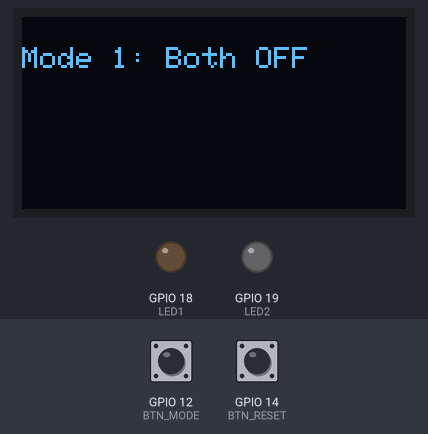
Bench run of a sketch on a simulated ESP32. Parts: 128×64 one-colour display, output pins drawn as LEDs (lit = HIGH). The test bench sets the inputs (shaded band); at power-on: GPIO 12 (BTN_MODE) HIGH, GPIO 14 (BTN_RESET) HIGH.

Above: at 1.2 s.
1.3 s: GPIO 12 (BTN_MODE) pulled LOW for 0.15 s
At 1.47 s:
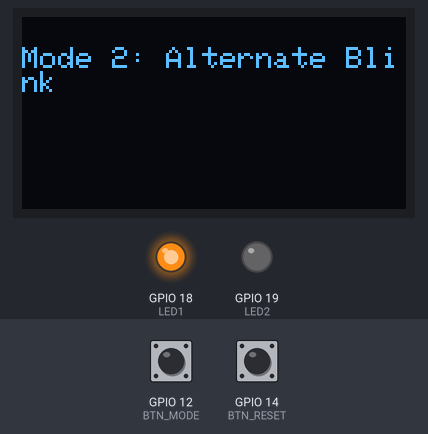
2.0 s: GPIO 12 (BTN_MODE) pulled LOW for 1 s
At 2.72 s:
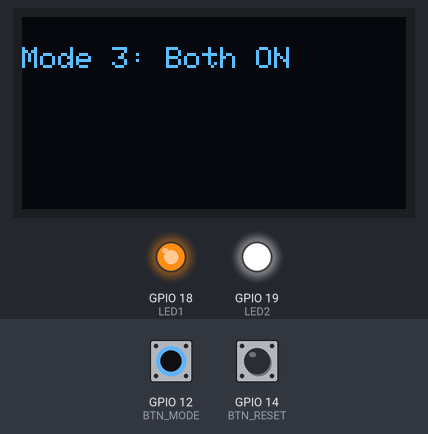
3.6 s: GPIO 14 (BTN_RESET) pulled LOW for 0.15 s
At 4.0 s:
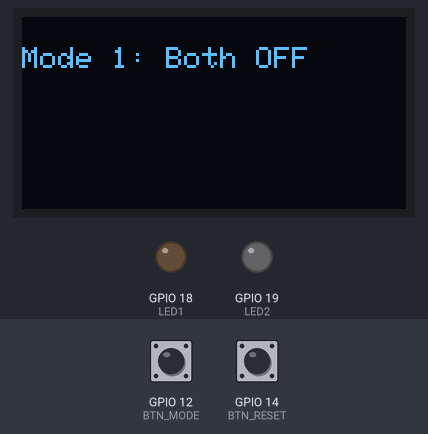
5.2 s: GPIO 12 (BTN_MODE) pulled LOW for 0.15 s
At 5.67 s:
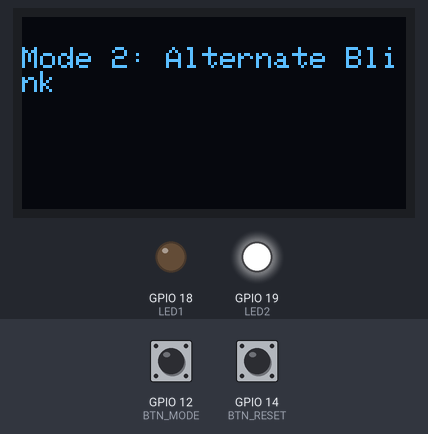
5.9 s: GPIO 14 (BTN_RESET) pulled LOW for 1 s
At 6.9 s:
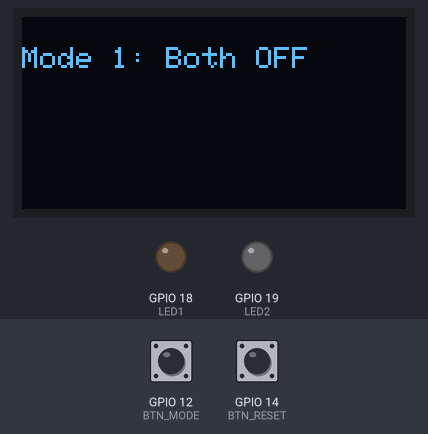
8.4 s: GPIO 12 (BTN_MODE) pulled LOW for 3.2 s
At 9.5 s:
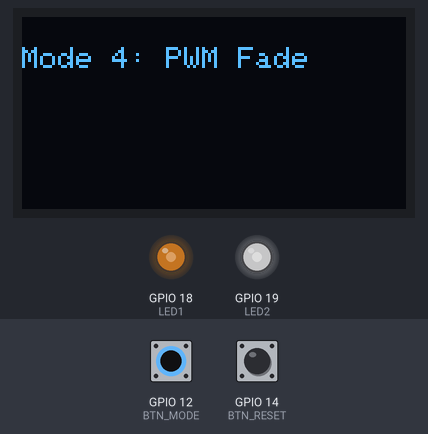
Timing chart, 0 to 13.2 s (numbered marks = the images above; inputs shaded):
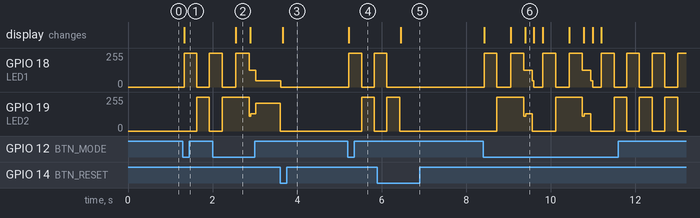

Measured:
- after the input at 1.3 s, GPIO 18 (LED1): 0/255 → 255/255 at once, → 0/255 0.30 s later, → 255/255 0.30 s later; GPIO 19 (LED2): 0/255 → 255/255 after 0.33 s, → 0/255 0.30 s later; the display: changes at once (image 1)
- after the input at 2.0 s, the display: changes after 0.55 s (image 2)
- after the input at 3.6 s, the display: changes after 0.06 s (image 3)
- after the input at 5.2 s, GPIO 18 (LED1): 0/255 → 255/255 at once, → 0/255 0.30 s later, → 255/255 0.30 s later; GPIO 19 (LED2): 0/255 → 255/255 after 0.33 s, → 0/255 0.30 s later; the display: changes at once (image 4)
- after the input at 5.9 s, GPIO 18 (LED1): goes on until 6.1 s, then stays 0/255; GPIO 19 (LED2): goes on until 6.4 s, then stays 0/255; the display: changes after 0.55 s (image 5)
- after the input at 8.4 s, GPIO 18 (LED1): 0/255 → 255/255 at once, → 0/255 0.30 s later, → 255/255 0.33 s later, → 125/255 0.31 s later, … (19 changes in this stretch); the display: first changes at once (image 6 shows a later state)

The sketch:

sketch.ino
```cpp
/*
  Task A: LED Mode Controller with OLED
  Name: Maheen Saqib
  Reg. No: 23-NTU-CS-1260
*/

#include <Wire.h>
#include <Adafruit_GFX.h>
#include <Adafruit_SSD1306.h>

#define SCREEN_WIDTH 128
#define SCREEN_HEIGHT 64
Adafruit_SSD1306 display(SCREEN_WIDTH, SCREEN_HEIGHT, &Wire, -1);
//these lines set the OLED size to 128×64 pixels and create a display object using the I2C connection,
// so we can send text or graphics to the screen

#define BTN_MODE 12 //this button changes mode
#define BTN_RESET 14 //resets leds
//output pins for leds
#define LED1 18
#define LED2 19

// Variables
int mode = 1;  // Start with "Both OFF"
//mode keeps track of which LED mode is active.
//lastDebounceTime helps avoid multiple button reads.
//debounceDelay = 250 ms delay to stabilize button presses.
unsigned long lastDebounceTime = 0;
const unsigned long debounceDelay = 250;

void setup() {
  pinMode(BTN_MODE, INPUT_PULLUP);
  pinMode(BTN_RESET, INPUT_PULLUP);
  pinMode(LED1, OUTPUT);
  pinMode(LED2, OUTPUT);
//INPUT_PULLUP means the pin reads HIGH normally and LOW when button is pressed.
// OUTPUT means the pin controls things like LEDs

  // Initialize OLED
  if (!display.begin(SSD1306_SWITCHCAPVCC, 0x3C)) {
    for (;;); // 0x3C is the unique address of OLED. This
    //code checks if OLED is in right address.Stop if OLED not found
  }
  display.clearDisplay();
  display.setTextSize(1);
  display.setTextColor(SSD1306_WHITE);
  updateOLED();
}

void loop() {
  //Button 1: Cycle Modes
  if (digitalRead(BTN_MODE) == LOW && (millis() - lastDebounceTime) > debounceDelay) {
    mode++;
    if (mode > 4) mode = 1;
    lastDebounceTime = millis();
    updateOLED();
  }

  //Button 2: Reset to OFF ---
  if (digitalRead(BTN_RESET) == LOW && (millis() - lastDebounceTime) > debounceDelay) {
    mode = 1;
    lastDebounceTime = millis();
    // Turn off both LEDs immediately
    digitalWrite(LED1, LOW);
    digitalWrite(LED2, LOW);
    updateOLED();
  }

  // --- LED Modes ---
  switch (mode) {
    case 1: // Both OFF
      digitalWrite(LED1, LOW);
      digitalWrite(LED2, LOW);
      break;

    case 2: // Alternate Blink
      digitalWrite(LED1, HIGH);
      digitalWrite(LED2, LOW);
      delay(300);
      digitalWrite(LED1, LOW);
      digitalWrite(LED2, HIGH);
      delay(300);
      break;

    case 3: // Both ON
      digitalWrite(LED1, HIGH);
      digitalWrite(LED2, HIGH);
      break;

    case 4: // PWM Fade (Alternate)
      for (int i = 0; i <= 255; i++) {
        analogWrite(LED1, i);
        analogWrite(LED2, 255 - i);
        delay(5);
        // Check if button pressed during fade
        if (digitalRead(BTN_MODE) == LOW || digitalRead(BTN_RESET) == LOW) break;
      }
      for (int i = 255; i >= 0; i--) {
        analogWrite(LED1, i);
        analogWrite(LED2, 255 - i);
        delay(5);
        // Check if button pressed during fade
        if (digitalRead(BTN_MODE) == LOW || digitalRead(BTN_RESET) == LOW) break;
      }
      // Ensure LEDs are fully off at end of fade
      digitalWrite(LED1, LOW);
      digitalWrite(LED2, LOW);
      break;
  }
}

// --- OLED Display Function ---
void updateOLED() {
  display.clearDisplay();
  display.setCursor(0, 10);
  switch (mode) {
    case 1: display.print("Mode 1: Both OFF"); break;
    case 2: display.print("Mode 2: Alternate Blink"); break;
    case 3: display.print("Mode 3: Both ON"); break;
    case 4: display.print("Mode 4: PWM Fade"); break;
  }
  display.display();
}
```
